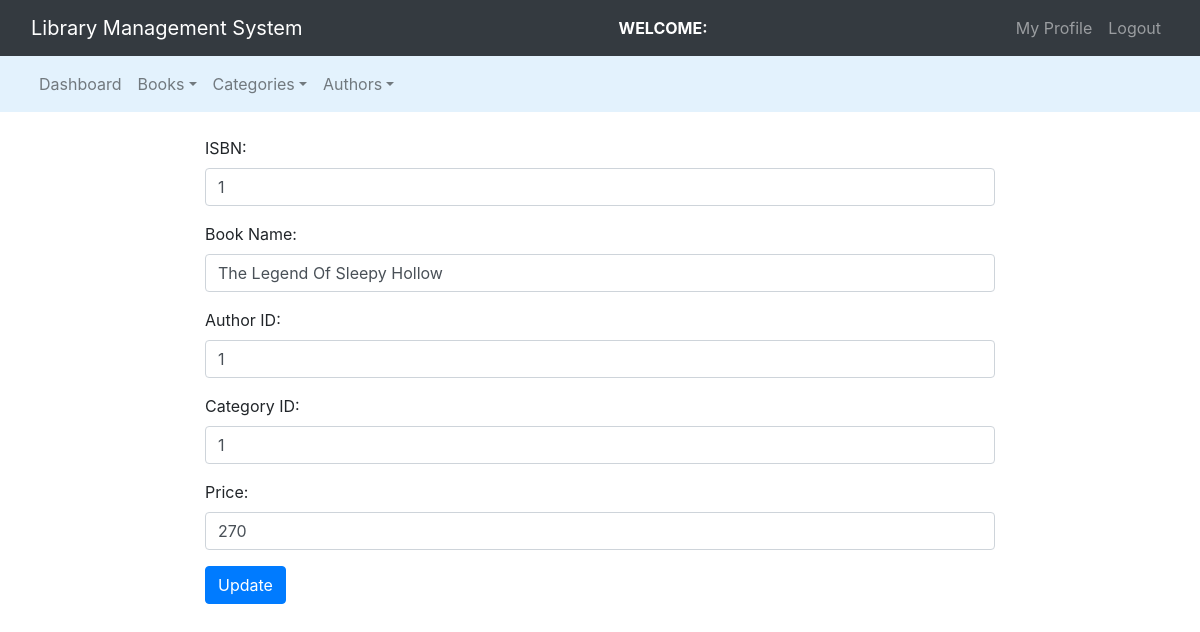
The app's page /admin/edit_book.php?isbn=1 with its own data.
### tables this page shows
CREATE TABLE `books` (
  `isbn` int(11) NOT NULL,
  `book_name` varchar(60) NOT NULL,
  `author_id` int(10) NOT NULL,
  `category_id` int(10) NOT NULL,
  `book_copies` int(10) NOT NULL,
  `book_price` int(11) DEFAULT NULL
);

### admin/edit_book.php (the view, shortened to what this page needs)
<?php
    $connection = mysqli_connect('localhost', 'root', '', 'lms_main') or die('connection failed');
    $isbn=""; $book_name=""; $author_name=""; $category=""; $copies=""; $price=""; $author_id=""; $category_id="";
    $query1 = "select * from books where isbn = $_GET[isbn];";
                $query_run = mysqli_query($connection, $query1);
                while($row=mysqli_fetch_assoc($query_run))
                {
                    $isbn=$row['isbn'];
                    $book_name=$row['book_name'];
                    $author_id=$row['author_id'];
                    $category_id=$row['category_id'];
                    $price=$row['book_price'];
                }
?>
<!DOCTYPE html>
<html lang="en">
<head>
    <link rel="stylesheet" type="text/css" href="../bootstrap-4.4.1/css/bootstrap.min.css">
</head>
<body>
    <nav class="navbar navbar-expand-lg navbar-dark bg-dark">
    <div class="container-fluid">
			<div class="navbar-header">
				<a class="navbar-brand" href="index.php">Library Management System</a>
			</div>
        <font style="color : white"><span><strong><?php echo "WELCOME: ".$_SESSION['name']; ?></strong></span></font>
		    <ul class="nav navbar-nav navbar-right">
		      <li class="nav-item dropdown">
                <a href="" class="nav-link dropdown toggle" data-toggle = "dropdown">My Profile</a>
              </li>
              <li class="nav-item">
                <a href="logout.php" class="nav-link">Logout</a>
              </li>
		    </ul>
		</div>
    </nav>
    <nav class="navbar navbar-expand-lg navbar-light" style="background-color: #e3f2fd;">
      <div class="container-fluid">
        <ul class="nav navbar-nav navbar-center">
          <li class="nav-item">
            <a href="admin_dashboard.php" class="nav-link">Dashboard</a>
          </li>
          <li class="nav-item dropdown">
            <a href="" class="nav-link dropdown-toggle" data-toggle="dropdown">Books</a>
          </li>
          <li class="nav-item dropdown">
            <a href="" class="nav-link dropdown-toggle" data-toggle="dropdown">Categories</a>
          </li>
          <li class="nav-item dropdown">
            <a href="" class="nav-link dropdown-toggle" data-toggle="dropdown">Authors</a>
          </li>
        </ul>
      </div>
    </nav><br>
    <div class="row">
        <div class="col-md-2"></div>
        <div class="col-md-8">
            <form action="" method="post">
                <div class="form-group">
                    <label for="isbn">ISBN:</label>
                    <input type="text" name="isbn" value="<?php echo $isbn; ?>" class="form-control" required>
                </div>
                <div class="form-group">
                    <label for="book_name">Book Name:</label>
                    <input type="text" name="book_name" value="<?php echo $book_name; ?>" class="form-control" required>
                </div>
                <div class="form-group">
                    <label for="author_id">Author ID:</label>
                    <input type="text" name="author_id" value="<?php echo $author_id; ?>" class="form-control" required>
                </div>
                <div class="form-group">
                    <label for="category_id">Category ID:</label>
                    <input type="text" name="category_id" value="<?php echo $category_id; ?>" class="form-control" required>
                </div>
                <div class="form-group">
                    <label for="price">Price:</label>
                    <input type="text" name="price" value="<?php echo $price; ?>" class="form-control" required>
                </div>
                <button class="btn btn-primary" name="update">Update</button>
            </form>
        </div>
        <div class="col-md-2"></div>
    </div>
</body>
</html>

### records on screen
books: isbn "1", book_name "The Legend Of Sleepy Hollow", author_id "1", category_id "1", price "270"
